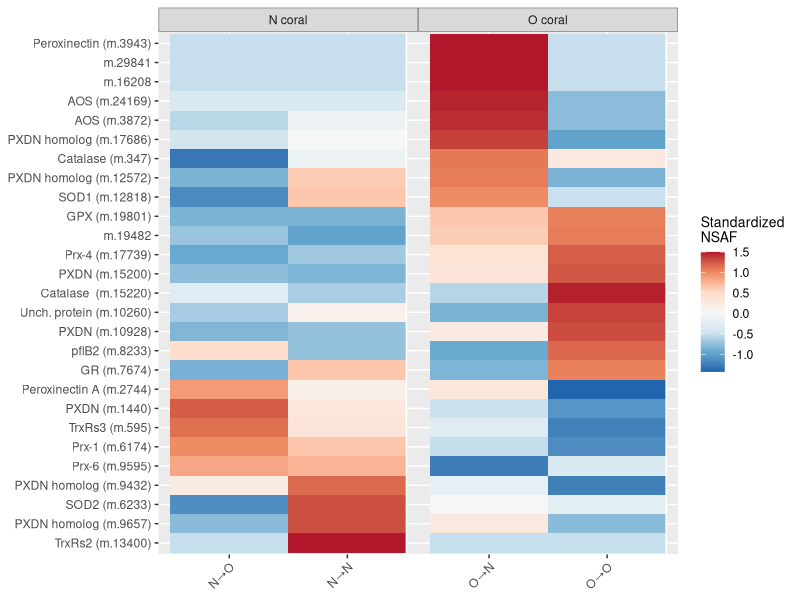
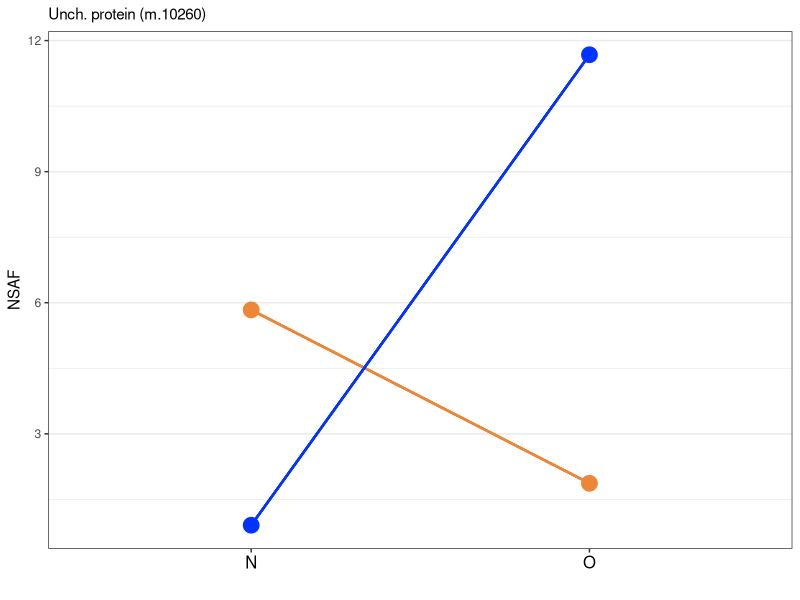
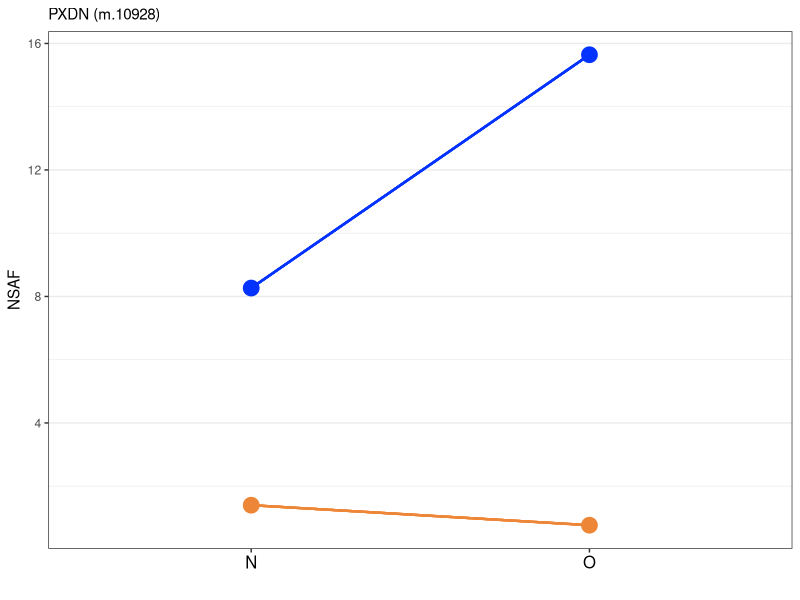
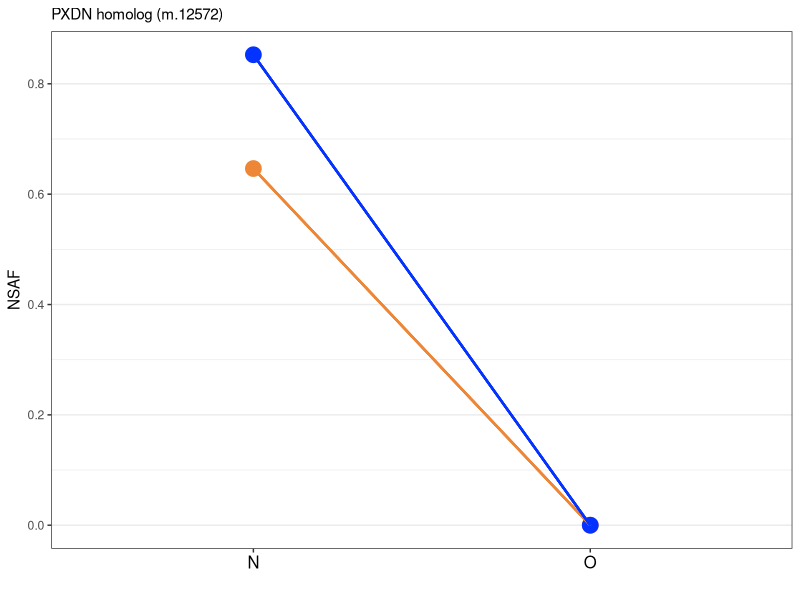
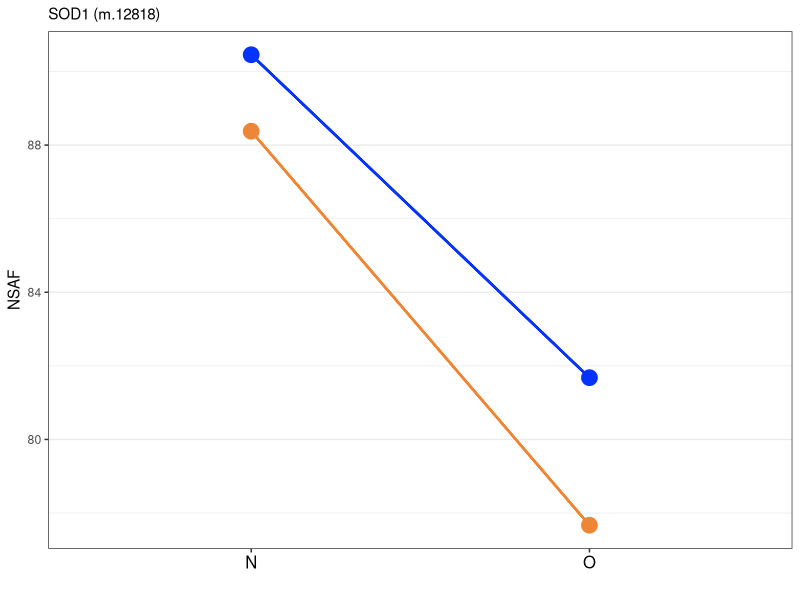
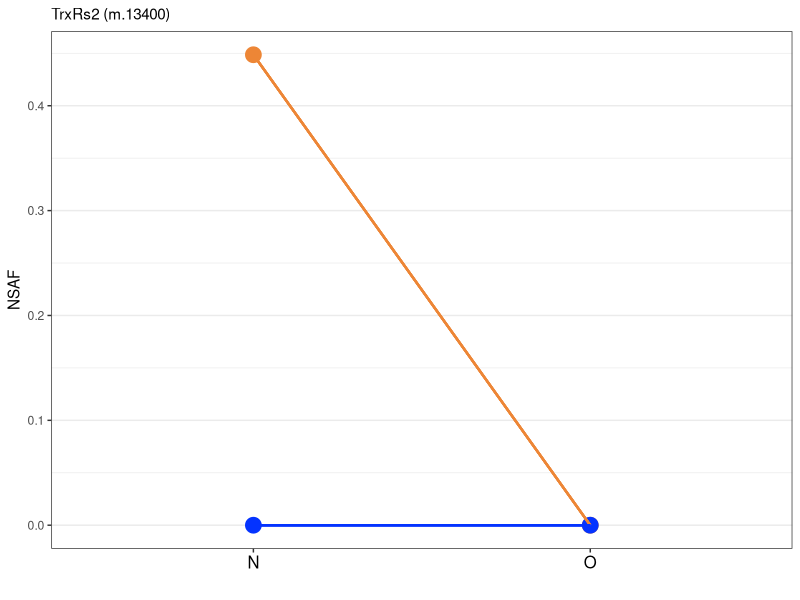
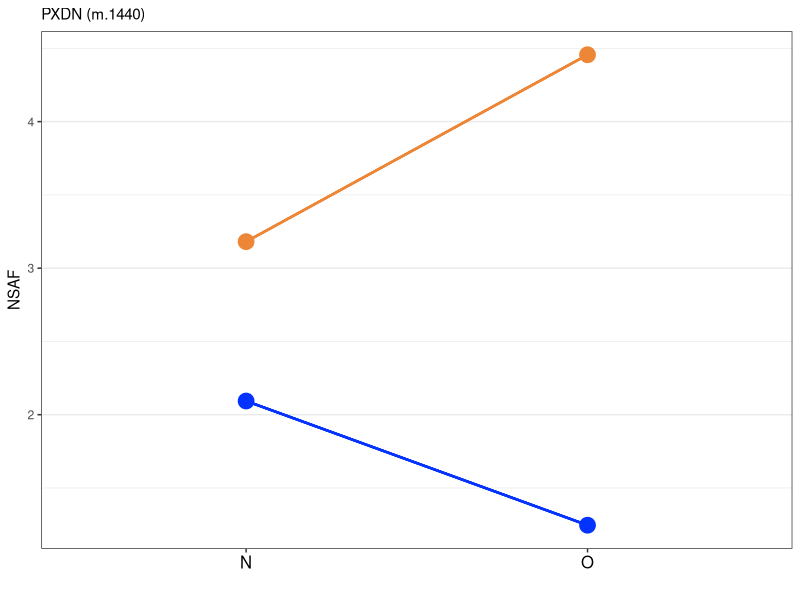
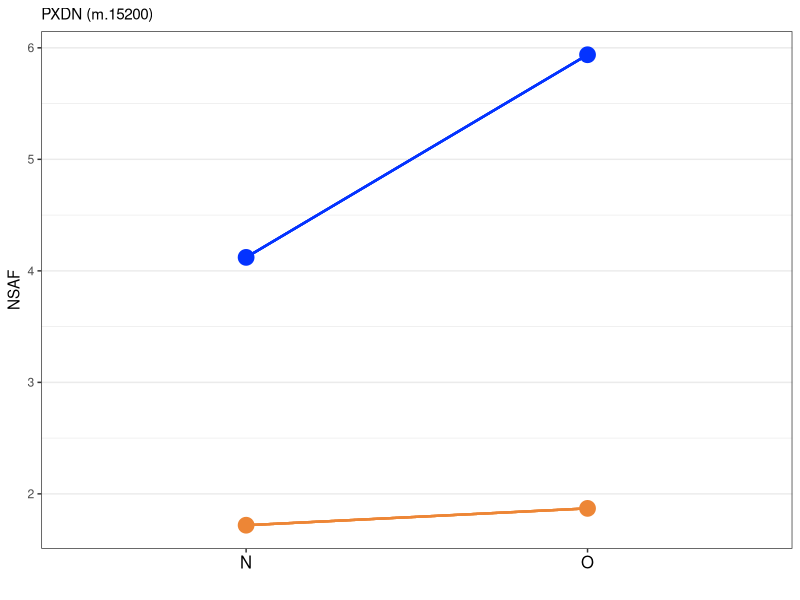

Generate these figures, in order, with R:
library(dplyr)
library(ggplot2)
library(RColorBrewer)
library(reshape2)
library(plyr)
#library(gplots)
cols<-c("#ED8636","#0433FF")

## Read RTE adjustedNSAF values for 12 samples
adjnsaf<-read.csv('Data/RTE_adjNSAF.csv',stringsAsFactors = F, row.names = 1)


##########################
#Look at detoxification proteins (ave. loffold change is larger in NO but abundance is higher in NN)
### look at adjNSAF values for detox proteins
a<-read.table("RTE_BP/17.detox.txt")
a<-as.vector(a$V1)
de_prot<-filter(adjnsaf, PROTID %in% a)
write.csv(de_prot,'Output/detox_nsaf.csv')


### look at adjNSAF values for detox proteins
#Read the file with shorter names for GO terms
deto<-read.csv('Output/detox_nsaf2.csv', stringsAsFactors = F, row.names = 1)
colnames(deto)[4:15]<-c(rep("NN", times=3),rep("NO", times=3),rep("ON", times=3),rep("OO", times=3))
samples<-c("NN","NO","ON","OO")
de.mean<-deto[,2:3]
for (i in 1:4){
        id<-samples[i]
        nums<-which(colnames(deto)==id)
        de.mean[,paste(id)]<-apply(deto[nums],1,mean)
}

detox<-melt(de.mean, id.vars=c("Names","Protein"))
detox$Origin<-''
detox$Site<-''

for (i in 1:nrow(detox)){
        if (detox$variable[i]=="NN") {detox$Origin[i]<-"N"; detox$Site[i]<-"N"}
        else if (detox$variable[i]=="NO") {detox$Origin[i]<-"N"; detox$Site[i]<-"O"}
        else if (detox$variable[i]=="ON") {detox$Origin[i]<-"O"; detox$Site[i]<-"N"}
        else   { detox$Origin[i]<-"O"; detox$Site[i]<-"O"}
}
colnames(detox)[4]<-"NSAF"
write.csv(detox,"Output/detox_NSAF_summary.csv")
proteins<-deto$Names

#Create RTE-plots for each proteins
for (i in 1:length(proteins)){
        df<-detox[detox$Name==proteins[i],]    
        ggplot(df, aes(x=Site,y=NSAF,color=Origin, fill=Origin))+
                geom_point(size=5)+
                scale_color_manual(values=cols)+
                theme_bw()+
                ggtitle(df$Name[1])+
                theme(plot.title= element_text(size = 11))+
                labs(x="",y="NSAF") +
                theme(legend.position="none")+
                geom_segment(data=df, mapping=aes(x=1, y=df[df$Site=="N"&df$Origin=="N","NSAF"], xend=2, yend=df[df$Site=="O"&df$Origin=="N","NSAF"]), size=.8, color=cols[1])+
                geom_segment(data=df, mapping=aes(x=1, y=df[df$Site=="N"&df$Origin=="O","NSAF"], xend=2, yend=df[df$Site=="O"&df$Origin=="O","NSAF"]), size=.8,  color='#0433FF')+
                theme(axis.text.x =element_text(size=12, color="black"), panel.grid.major.x = element_blank(), axis.title= element_text(size=11))
        ggsave(paste0("Output/Detox_plot/Detox_nonStd_",i,".pdf"), height=2.5, width=2.5)
        
}


#######   Create HEATMAPs ##########
#convert to matrix for heatmap
#standardize the de.mean matrix

deDF<-de.mean[,c(2:6)]
rownames(deDF)<-deDF$Names
deDF<-deDF[,-1]
dt<-scale(t(deDF))
deDF<-t(dt)
write.csv(deDF,"Output/detox_DF.csv")


detox.m<-melt(deDF)
colnames(detox.m)<-c("Protein","Treatment","NSAF")

#Order the treatments:
detox.m$Treatment<-factor(detox.m$Treatment, levels=c("NO","NN","ON","OO"))

#order the proteins -> skip
#deDF<-data.frame(deDF)
#deDF2<-deDF[order(deDF$ON, decreasing=F),]

#de_1<-deDF2[16:27,]
#de_2<-deDF2[1:15,]
#de_2<-de_2[order(de_2$OO),]

#de_comb<-rbind(de_2, de_1)
#protorder<-rownames(de_comb)


### Read the protein order 
deDF<-read.csv("Output/detox_DF_ordered.csv", row.names = 1)
protorder<-rownames(deDF)

detox.m$Protein<-factor(detox.m$Protein, levels=protorder)
detox.m$origin<-c(rep("N coral", times=54), rep("O coral", times=54))


detox.m$Treatment.label<-mapvalues(detox.m$Treatment,c("NO","NN","ON","OO"), 
                                   c("N\u2192O","N\u2192N","O\u2192N","O\u2192O") )

#write.csv(detox.m,"Output/RTE/detox.m.csv")

ggplot(detox.m, aes(x=Treatment.label, y=Protein, fill=NSAF)) + geom_tile()+
    scale_fill_distiller(palette = "RdBu", name="Standardized\nNSAF")+
    theme(axis.text.x = element_text(angle=45, hjust=1))+
    theme(legend.title = element_text(size=10), axis.title=element_blank())+
    geom_vline(xintercept=2.5, color="white")+
    facet_grid(~origin, scales="free_x",space="free_x")+
    theme(panel.spacing.x=unit(0, "lines"), strip.background.x = element_rect(color="gray50"))
ggsave("Output/Heatmap_detox.pdf", width = 5,height = 4.5)


#save deto.melt files
write.csv(detox.m,"Output/Detox.melt.file.csv")

